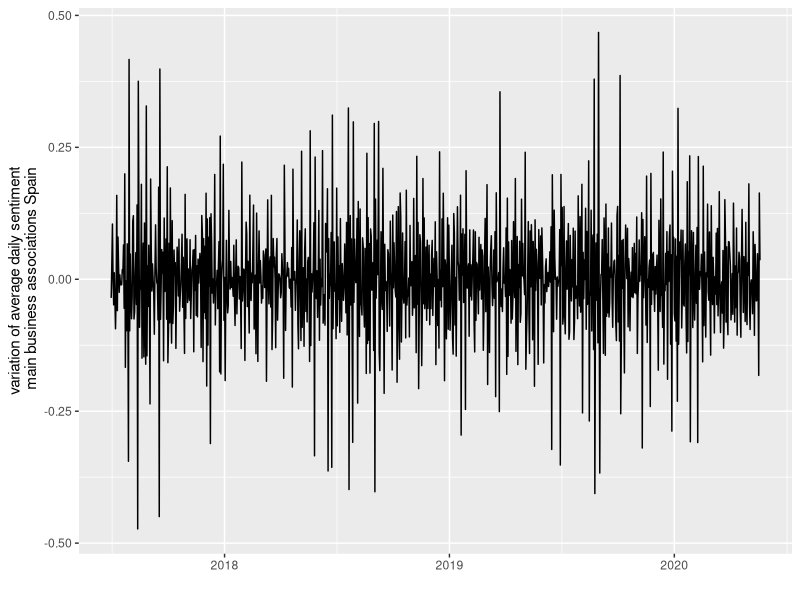
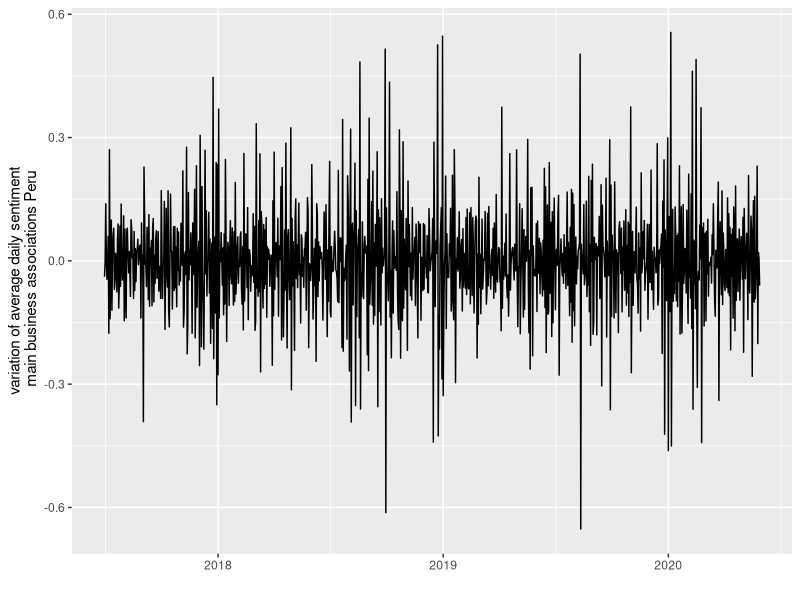
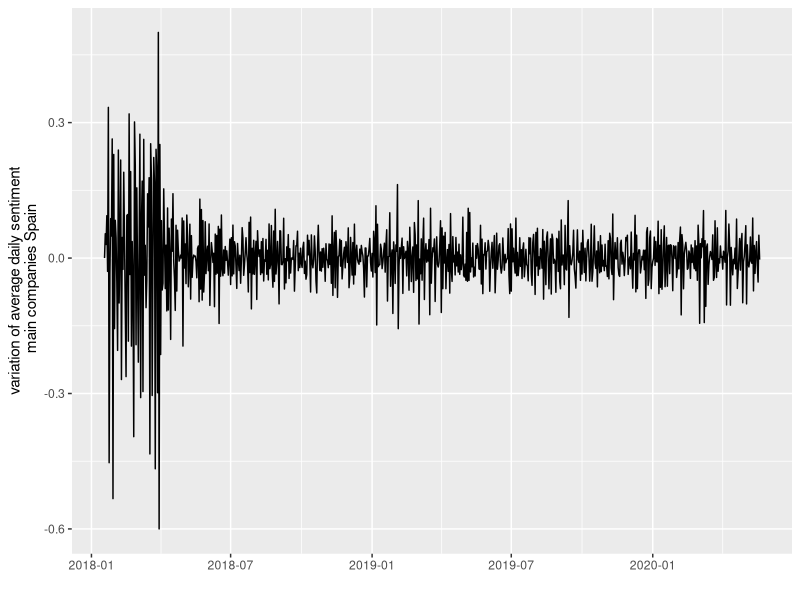
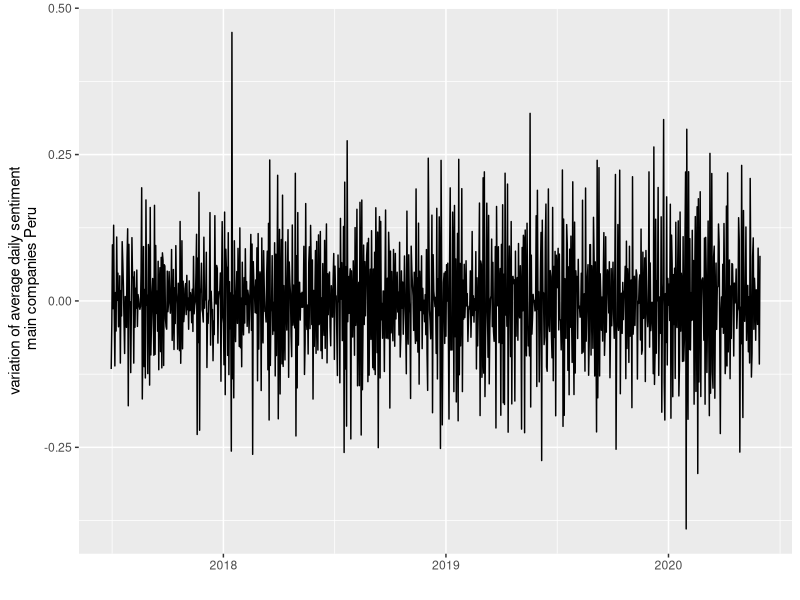

These charts were generated, in order, by the following R code:
setwd("/Users/hugojosebello/Documents/git-repos/twitter-data-scripts-analysis/")

asoc_es <- read.csv("./data/grouped_data_day_mean_tweets_sentimentdata-scraper_asociaciones_2016-2020.csv",  header=TRUE, sep=";", stringsAsFactors = TRUE)
asoc_es$sentiment = append(0,diff(asoc_es$sentiment))

empresas_es <- read.csv("./data/grouped_data_day_mean_tweets_sentimentdata-scraper_ibex_2018-2020.csv",  header=TRUE, sep=";", stringsAsFactors = TRUE)
empresas_es$sentiment = append(0,diff(empresas_es$sentiment))


asoc_pe <- read.csv("./data/grouped_data_day_mean_tweets_sentimentdata-scraper_asociaciones_peru-2016-2020.csv",  header=TRUE, sep=";", stringsAsFactors = TRUE)
asoc_pe$sentiment = append(0,diff(asoc_pe$sentiment))


empresas_pe <- read.csv("./data/grouped_data_day_mean_tweets_sentimentdata-scraper_empresas_peru_2017-2020.csv",  header=TRUE, sep=";", stringsAsFactors = TRUE)
empresas_pe$sentiment = append(0,diff(empresas_pe$sentiment))


library(lubridate)

asoc_es$normalised_date <- ymd(asoc_es$normalised_date)
empresas_es$normalised_date <- ymd(empresas_es$normalised_date)
asoc_pe$normalised_date <- ymd(asoc_pe$normalised_date)
empresas_pe$normalised_date <- ymd(empresas_pe$normalised_date)
empresas_es<-empresas_es[empresas_es$normalised_date >= "2017-07-01",]
empresas_pe<-empresas_pe[empresas_pe$normalised_date >= "2017-07-01",]
asoc_pe<-asoc_pe[asoc_pe$normalised_date >= "2017-07-01",]
asoc_es<-asoc_es[asoc_es$normalised_date >= "2017-07-01",]

empresas_es


library(ggplot2)


ggplot(asoc_es, aes(normalised_date, sentiment)) + geom_line() + xlab("") + ylab("variation of average daily sentiment\n main business associations Spain")

ggplot(asoc_pe, aes(normalised_date, sentiment)) + geom_line() + xlab("") + ylab("variation of average daily sentiment\n main business associations Peru")


ggplot(empresas_es, aes(normalised_date, sentiment)) + geom_line() + xlab("") + ylab("variation of average daily sentiment\n main companies Spain")


ggplot(empresas_pe, aes(normalised_date, sentiment)) + geom_line() + xlab("") + ylab("variation of average daily sentiment\n main companies Peru")

